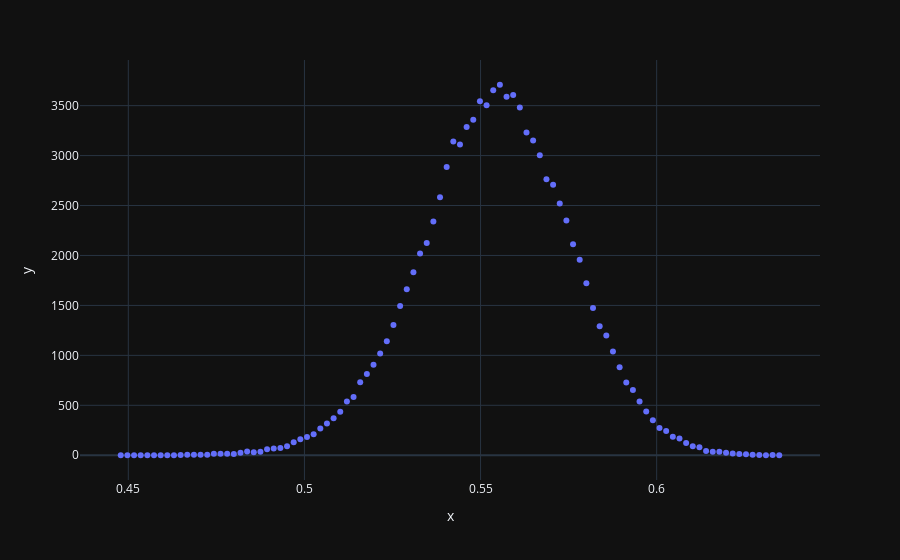

The cell this chart's notebook holds for it:
### Code cell
error = solution_quality_histogram = dg.compute_histogram_of_solution_quality(m0=init_cond[0], initial_belief=init_belief, correct_belief=correct_belief, niter_degroot=niter_degroot, n_samples=100_000)
hist, bins = np.histogram(error['estimate'], bins=100)
px.scatter(x=bins[1:], y=hist)
